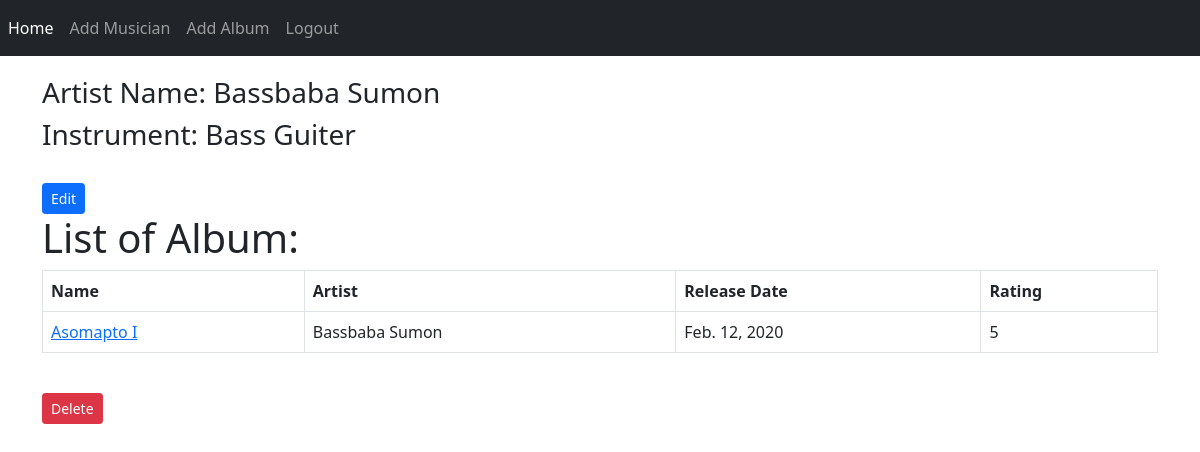
The app's page /album_list/2 (signed in) with its own data.
### adding/models.py (models this page shows, shortened)
class Musician(models.Model):
    first_name = models.CharField(max_length=50)
    last_name = models.CharField(max_length=50)
    instrument = models.CharField(max_length=100)
    def __str__(self):
        return self.first_name + " " + self.last_name

class Album(models.Model):
    artist = models.ForeignKey(Musician, on_delete=models.CASCADE)
    name = models.CharField(max_length=50)
    release_date = models.DateField()
    rating = (
    (1, 'Worst'),
    (2, 'Bad'),
    (3, 'Not Bad'),
    (4, 'Good'),
    (5, 'Excelent')
    )
    num_stars = models.IntegerField(choices=rating)

### adding/views.py (the view)
# urls.py: path('album_list/<int:artist_id>', views.album_list, name='album_list'),
@login_required
def album_list(request, artist_id):
    artist_info = Musician.objects.get(pk=artist_id)
    album_list = Album.objects.filter(artist=artist_info)
    diction = {'title':'Album List','artist_info':artist_info,'album_list':album_list}
    return render(request, 'adding/album_list.html', context=diction)

### templates/adding/album_list.html
{% extends 'adding/base.html' %}
{% block body_block %}
<h3>Artist Name: {{ artist_info.first_name }} {{ artist_info.last_name }}</h3>
<h3>Instrument: {{ artist_info.instrument }}</h3>
<br>
<a href="{% url 'adding:edit_artist' artist_id=artist_info.id %}" class="btn btn-primary btn-sm">Edit</a>
<br>
<h1>List of Album:</h1>
<table class="table table-bordered">
  <tr>
    <th>Name</th>
    <th>Artist</th>
    <th>Release Date</th>
    <th>Rating</th>
  </tr>
  {% for album_list in album_list %}
  <tr>
    <td><a href="{% url 'adding:edit_album' album_id=album_list.id %}">{{ album_list.name }}</a></td>
    <td>{{ album_list.artist }}</td>
    <td>{{ album_list.release_date }}</td>
    <td>{{ album_list.num_stars }}</td>
  </tr>
  {% endfor %}
</table>
<br>
<a href="{% url 'adding:delete_artist' artist_id=artist_info.id %}" class="btn btn-danger btn-sm">Delete</a>
{% endblock %}

### records on screen
Musician: first_name "Bassbaba", last_name "Sumon", instrument "Bass Guiter"
Album: name "Asomapto I", artist "Bassbaba Sumon", release_date "Feb. 12, 2020", num_stars "5"
